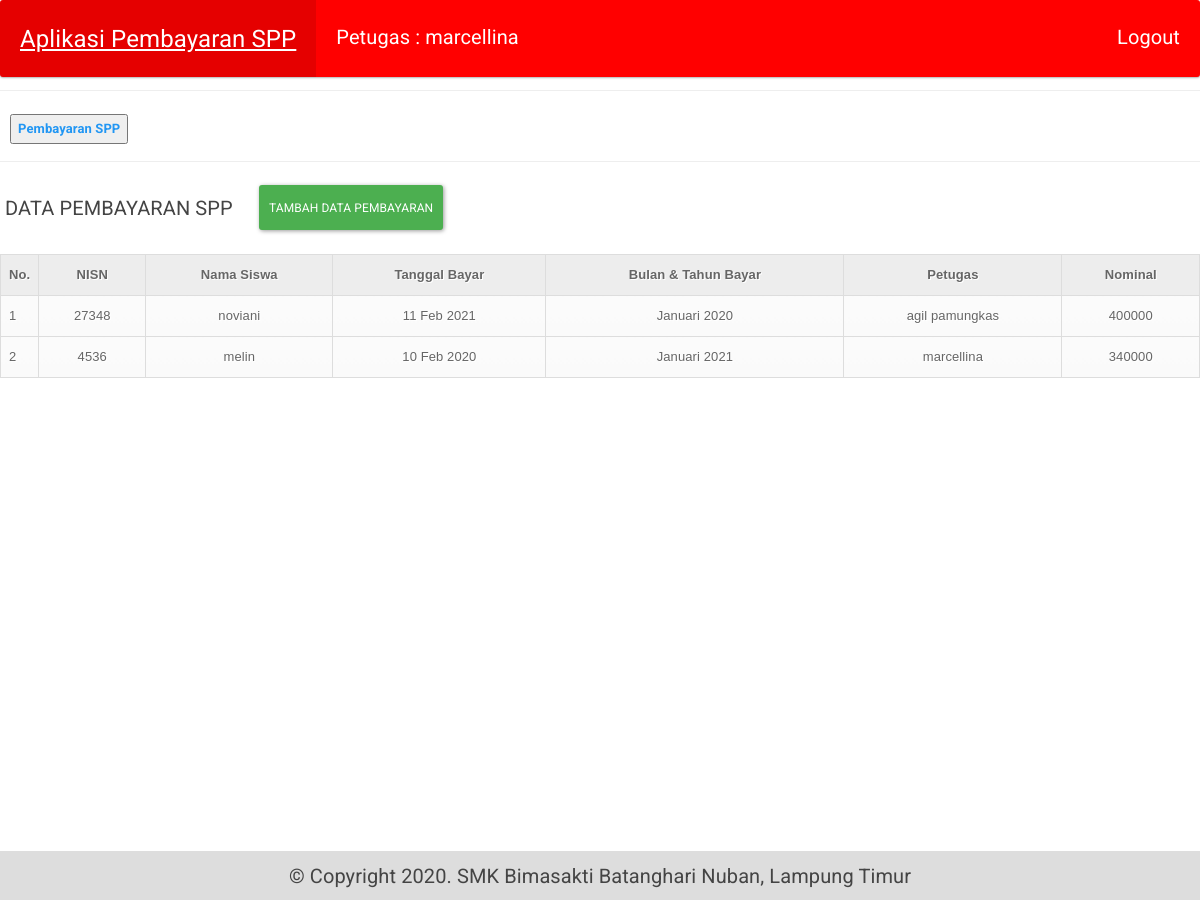
Screenshot of /tampil_pembayaran_petugas.php (signed in) with the database file from the repository.
### tables this page shows
CREATE TABLE IF NOT EXISTS `pembayaran` (
`id_pembayaran` int(10) NOT NULL,
  `id_petugas` int(11) DEFAULT NULL,
  `nisn` varchar(10) NOT NULL,
  `tgl_bayar` date NOT NULL,
  `bulan_dibayar` varchar(10) NOT NULL,
  `tahun_dibayar` varchar(4) NOT NULL,
  `id_spp` int(11) NOT NULL,
  `jumlah_bayar` int(11) NOT NULL
);

CREATE TABLE IF NOT EXISTS `siswa` (
  `nisn` char(10) NOT NULL,
  `nis` char(8) NOT NULL,
  `nama` varchar(35) NOT NULL,
  `id_kelas` int(11) NOT NULL,
  `alamat` text NOT NULL,
  `no_telp` varchar(13) NOT NULL,
  `id_spp` int(11) NOT NULL,
  `username` varchar(50) NOT NULL,
  `password` varchar(50) NOT NULL
);

CREATE TABLE IF NOT EXISTS `petugas` (
  `id_petugas` int(11) NOT NULL,
  `username` varchar(25) NOT NULL,
  `password` varchar(32) NOT NULL,
  `nama_petugas` varchar(35) NOT NULL,
  `level` enum('admin','petugas') NOT NULL
);

CREATE TABLE IF NOT EXISTS `spp` (
`id_spp` int(11) NOT NULL,
  `tahun` int(11) NOT NULL,
  `nominal` int(11) NOT NULL
);

### tampil_pembayaran_petugas.php (the view, shortened to what this page needs)
<?php include "header_petugas.php"; ?>
<div class="main">
<div class="row">
<h5>&emsp;DATA PEMBAYARAN SPP </h5>&emsp;&emsp;
    <button class="btn btn-success btn-sm" onclick="location.href='tambah_pembayaran_petugas.php'">Tambah Data Pembayaran</button>
</div>
<br>
<div class="table-responsive">
<table class="table table-bordered" cellspacing='0' style="width: 100%">
	<?php require 'koneksi.php';
		$no=1; $ambil=$koneksi->query("SELECT * FROM pembayaran JOIN siswa ON pembayaran.nisn = siswa.nisn JOIN spp ON pembayaran.id_spp = spp.id_spp JOIN petugas ON pembayaran.id_petugas = petugas.id_petugas");?>
	<tr>
		<th width="10px">No.</th>
		<th style="text-align: center;">NISN</th>
		<th style="text-align: center;">Nama Siswa</th>
		<th style="text-align: center;">Tanggal Bayar</th>
		<th style="text-align: center;">Bulan & Tahun Bayar</th>
		<th style="text-align: center;">Petugas</th>
		<th style="text-align: center;">Nominal</th>
	</tr>
  <?php while($get=$ambil->fetch_assoc()){ ?>
	<tr>
		<td><?php echo $no; ?></td>
		<td><?php echo $get['nisn']; ?></td>
		<td><?php echo $get['nama']; ?></td>
		<td><?php echo date("d M Y", strtotime($get['tgl_bayar'])); ?></td>
		<td><?php echo $get['bulan_dibayar']; ?> <?php echo $get['tahun_dibayar']; ?></td>
		<td><?php echo $get['nama_petugas']; ?></td>
		<td><?php echo $get['nominal']; ?></td>
	</tr>
 <?php $no++; ?>
 <?php } ?>
</table>
</div>
</div>
<?php include "footer.php"; ?>

### admin.css (style rules this page uses)
* { box-sizing: border-box; }
@media (min-width: 400px) { button { float: left; } }

### style.css (style rules this page uses)
* { box-sizing: border-box; }
body { font-family: Arial , Helvetica, sans-serif; margin: 0; }
.row { display: -ms-flexbox; display: flex; -ms-flex-wrap: wrap; flex-wrap: wrap; }
body { background: url(assets/p.jpg)no-repeat fixed; -webkit-background-size:100%100%; -moz-background-size:100%100%; -o-background-size:100%100%; background-size:100%100%; }

### table.css (style rules this page uses)
table { font-family: Arial, Helvetica, sans-serif; color: #666; text-shadow: 1px 1px 0px #fff; background: #eaebec; border: #ccc 1px solid; }
table th { padding: 15px 35px; border-left:1px solid #e0e0e0; border-bottom: 1px solid #e0e0e0; background: #ededed; }
table th:first-child { border-left:white; }
table tr { text-align: center; padding-left: 20px; }
table td:first-child { text-align: left; padding-left: 20px; border-left: 0; }
table td { padding: 15px 35px; border-top: 1px solid #ffffff; border-bottom: 1px solid #e0e0e0; border-left: 1px solid #e0e0e0; background: #fafafa; background: -webkit-gradient(linear, left top, left bottom, from(#fbfbfb), to(#fafafa)); background: -moz-linear-gradient(top, #fbfbfb, #fafafa); }
table tr:last-child td { border-bottom: 0; }
table tr:last-child td:first-child { -moz-border-radius-bottomleft: 3px; -webkit-border-bottom-left-radius: 3px; border-bottom-left-radius: 3px; }
table tr:last-child td:last-child { -moz-border-radius-bottomright: 3px; -webkit-border-bottom-right-radius: 3px; border-bottom-right-radius: 3px; }

### rows the page displays
pembayaran: siswa.nisn "27348", siswa.nama "noviani", tgl_bayar "11 Feb 2021", bulan_dibayar "Januari", tahun_dibayar "2020", id_petugas.nama_petugas "agil pamungkas", id_spp.nominal "400000"
pembayaran: siswa.nisn "4536", siswa.nama "melin", tgl_bayar "10 Feb 2020", bulan_dibayar "Januari", tahun_dibayar "2021", id_petugas.nama_petugas "marcellina", id_spp.nominal "340000"

### other values shown
$_SESSION['nama_petugas'] "marcellina"
